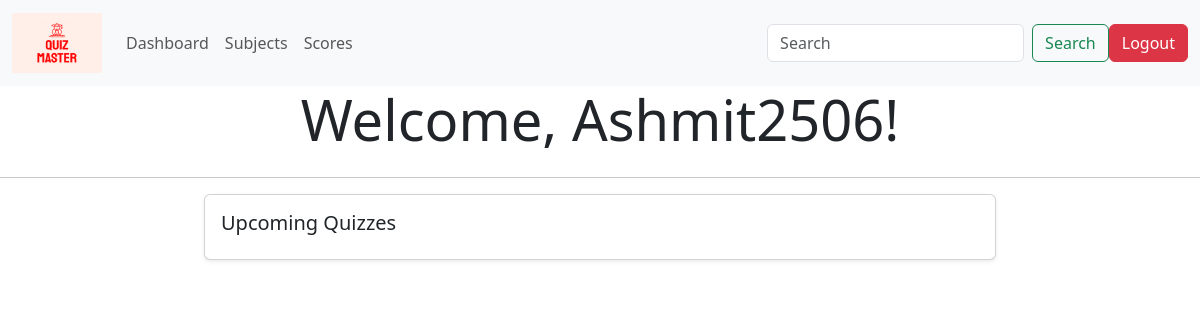
/user_dashboard/Ashmit2506 (signed in), run on an earlier commit of the app's database.
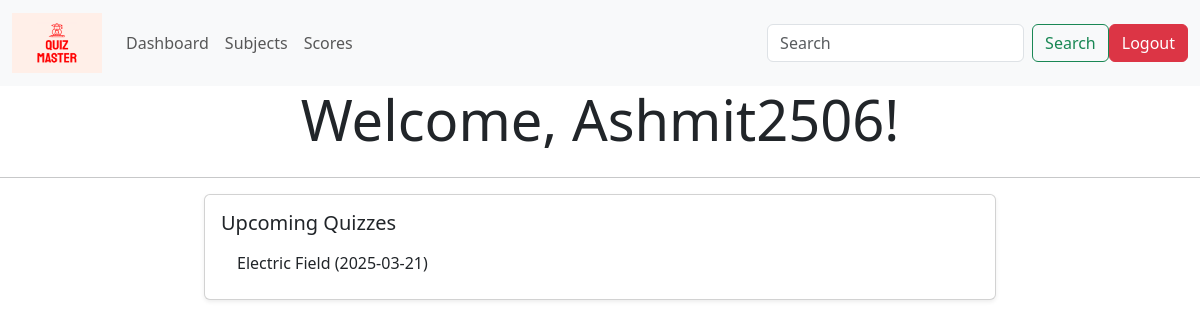
And on a later commit of the database.
### controller/models.py (models this page shows, shortened)
class User(UserMixin,db.Model):
    id = db.Column(db.Integer,primary_key = True, autoincrement = True)
    email = db.Column(db.String(64), unique = True, nullable = False)
    password = db.Column(db.String(128), nullable = False)
    username = db.Column(db.String(128),unique = True, nullable = False)
    full_name = db.Column(db.String(128), nullable = False)
    role = db.Column(db.String(64), nullable = False)
    quiz_attempts = db.relationship('Score', backref = 'user', lazy = True)

class Quiz(db.Model):
    id = db.Column(db.Integer, primary_key = True, autoincrement = True)
    chapter_id = db.Column(db.Integer, db.ForeignKey('chapter.id'), nullable = False)
    name = db.Column(db.String(128), nullable = False)
    date_of_quiz = db.Column(db.Date, nullable = False)
    duration = db.Column(db.String(64),nullable = False)
    syllabus = db.Column(db.Text)
    total_questions = db.Column(db.Integer)
    maximum_marks = db.Column(db.Integer)
    questions = db.relationship('Question', backref = 'quiz', lazy = True)
    quiz_attempts = db.relationship('Score', backref = 'quiz', lazy = True)

### controller/user_routes.py (the view)
@app.route('/user_dashboard/<username>') # URL for the user dashboard
@login_required
def user_dashboard(username):
    user = User.query.filter_by(username = username).first()
    quizzes = Quiz.query.all()
    upcoming_quizzes = []
    for quiz in quizzes:
        if quiz.date_of_quiz >= datetime.today().date():
            upcoming_quizzes.append(quiz)
    if not user:
        flash("User does not exist", "danger")
        return redirect(url_for('home'))
    return render_template('user_dashboard.html', user = user, upcoming_quizzes = upcoming_quizzes)

### controller/authorization_routes.py (called while the page is built)
@login_manager.user_loader
def load_user(user_id):
    return User.query.get(int(user_id))

### templates/user_dashboard.html (shortened to what this page needs)
{% extends 'base.html' %}
{% block content %}
    <h1 class="display-4 text-center mb-4">Welcome, {{ current_user.username }}!</h1>
    <hr>
    <div class="row justify-content-center">
        <div class="col-md-8">
            <div class="card shadow-sm">
                <div class="card-body">
                    <h5 class="card-title">Upcoming Quizzes</h5>
                    <ul class="list-group list-group-flush">
                        {% for quiz in upcoming_quizzes %}
                            <li class="list-group-item">
                                {{ quiz.name }} ({{ quiz.date_of_quiz }})
                            </li>
                        {% endfor %}
                    </ul>
                </div>
            </div>
        </div>
    </div>
{% endblock %}

### templates/base.html (shortened to what this page needs)
<!DOCTYPE html>
<html lang="en">
<head>
    {% block bootsrap %}
    <link href="https://cdn.jsdelivr.net/npm/bootstrap@5.3.3/dist/css/bootstrap.min.css" rel="stylesheet">
    {% endblock %}
</head>
<body>
    {% include 'navbar.html' %}
    {% block content %}
    {% endblock %}
</body>
</html>

### templates/navbar.html (shortened to what this page needs)
<nav class="navbar navbar-expand-lg bg-body-tertiary">
    <div class="container-fluid">
      <a class="navbar-brand" href="#"> <img src = "\static\quiz-master-high-resolution-logo.png" alt = "Quiz-Master" width = "90" height = "60"></a>
      <div class="collapse navbar-collapse" id="navbarSupportedContent">
        <ul class="navbar-nav me-auto mb-2 mb-lg-0">
          {% if current_user.is_authenticated %}
            {% if current_user.role == 'admin' %}
            <li class="nav-item">
              <a class="nav-link" href={{ url_for('admin_dashboard') }}>Dashboard</a>
            </li>
            <li class="nav-item dropdown">
              <a class="nav-link dropdown-toggle" href="#" id="navbarDropdown" role="button" data-bs-toggle="dropdown" aria-expanded="false">
                Manage
              </a>
              <ul class="dropdown-menu" aria-labelledby="navbarDropdown">
                <li><a class="dropdown-item" href={{ url_for('manage_subjects') }}>Subjects</a></li>
                <li><a class="dropdown-item" href={{ url_for('manage_chapters') }}>Chapters</a></li>
                <li><a class="dropdown-item" href={{ url_for('manage_quizzes') }}>Quizzes</a></li>
                <li><a class="dropdown-item" href={{ url_for('manage_questions') }}>Questions</a></li>
              </ul>
            </li>
            <li class="nav-item">
              <a class="nav-link" href={{ url_for('manage_users') }}>Users</a>
            </li>
            {% else %}
            <li class="nav-item">
              <a class="nav-link" href={{ url_for('user_dashboard', username = current_user.username) }}>Dashboard</a>
            </li>
            <li class="nav-item">
              <a class="nav-link" href={{ url_for('subjects') }}>Subjects</a>
            </li>
            <li class="nav-item">
              <a class="nav-link" href={{ url_for('scores') }}>Scores</a>
            </li>
            {% endif %}
          {% endif %}
        </ul>
        <form class="d-flex" role="search">
          <input class="form-control me-2" type="search" placeholder="Search" aria-label="Search">
          <button class="btn btn-outline-success" type="submit">Search</button>
        </form>
        {% if current_user.is_authenticated %}
        <a href={{ url_for('logout') }} class="btn btn-danger">Logout</a>
        {% endif %}
      </div>
    </div>
  </nav>

What changed in the data, as far as the page shows it:
added Quiz: name "Electric Field", date_of_quiz "2025-03-21"
